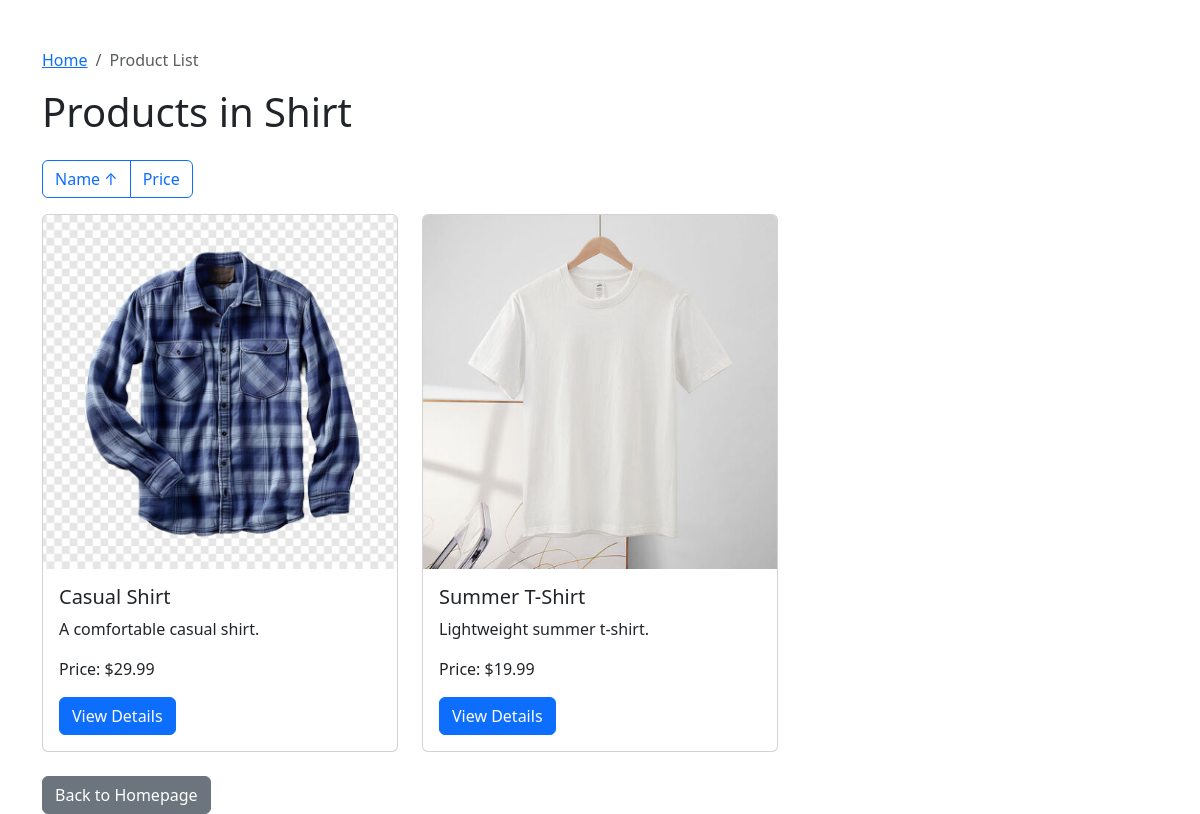
The page /products/28/ on the database its author committed.
### myapp/models.py (models this page shows, shortened)
class ProductType(models.Model):
    type_name = models.CharField(max_length=255)

class Product(models.Model):
    name = models.CharField(max_length=255)
    description = models.TextField()
    price = models.DecimalField(max_digits=10, decimal_places=2)
    type = models.ForeignKey(ProductType, on_delete=models.CASCADE)

class ProductImage(models.Model):
    product = models.ForeignKey(Product, on_delete=models.CASCADE)
    image_url = models.URLField()

### myapp/views.py (the view)
# urls.py: path('products/<int:type_id>/', views.product_list, name='product_list'),  # 次页：产品列表
def product_list(request, type_id):
    product_type = get_object_or_404(ProductType, id=type_id)
    sort_by = request.GET.get('sort_by', 'name')
    order = request.GET.get('order', 'asc')
    if sort_by == 'price':
        if order == 'asc':
            products = Product.objects.filter(type=product_type).order_by('price')
        else:
            products = Product.objects.filter(type=product_type).order_by('-price')
    else:
        if order == 'asc':
            products = Product.objects.filter(type=product_type).order_by('name')
        else:
            products = Product.objects.filter(type=product_type).order_by('-name')
    return render(request, 'product_list.html', {'product_type': product_type, 'products': products, 'view_name': 'product_list', 'sort_by': sort_by, 'order': order})

### templates/product_list.html (shortened to what this page needs)
<!DOCTYPE html>
<html lang="en">
<head>
    <link rel="stylesheet" href="https://cdn.jsdelivr.net/npm/bootstrap@5.3.0/dist/css/bootstrap.min.css">
</head>
<body>
<div class="container mt-5">
    <nav aria-label="breadcrumb">
        <ol class="breadcrumb">
            <li class="breadcrumb-item"><a href="{% url 'homepage' %}">Home</a></li>
            <li class="breadcrumb-item active" aria-current="page">Product List</li>
        </ol>
    </nav>
    <h1 class="mb-4">Products in {{ product_type.type_name }}</h1>
    <div class="row mb-3">
        <div class="col-md-12">
            <div class="btn-group" role="group">
                <a href="?sort_by=name&order={% if sort_by == 'name' and order == 'asc' %}desc{% else %}asc{% endif %}" class="btn btn-outline-primary">
                    Name {% if sort_by == 'name' and order == 'asc' %}↑{% elif sort_by == 'name' and order == 'desc' %}↓{% endif %}
                </a>
                <a href="?sort_by=price&order={% if sort_by == 'price' and order == 'asc' %}desc{% else %}asc{% endif %}" class="btn btn-outline-primary">
                    Price {% if sort_by == 'price' and order == 'asc' %}↑{% elif sort_by == 'price' and order == 'desc' %}↓{% endif %}
                </a>
            </div>
        </div>
    </div>
    <div class="row">
        {% for product in products %}
            <div class="col-md-4 mb-4">
                <div class="card">
                    {% if product.productimage_set.exists %}
                        <img src="/static/images/{{ product.productimage_set.first.image_url }}" class="card-img-top" alt="{{ product.name }}">
                    {% endif %}
                    <div class="card-body">
                        <h5 class="card-title">{{ product.name }}</h5>
                        <p class="card-text">{{ product.description }}</p>
                        <p class="card-text">Price: ${{ product.price }}</p>
                        <a href="{% url 'product_detail' product.id %}" class="btn btn-primary">View Details</a>
                    </div>
                </div>
            </div>
        {% endfor %}
    </div>
    <a href="{% url 'homepage' %}" class="btn btn-secondary">Back to Homepage</a>
</div>
</body>
</html>

### rows shown on the page
ProductType: type_name "Shirt"
Product: productimage_set.first.image_url (picture), name "Casual Shirt", description "A comfortable casual shirt.", price "29.99"
Product: productimage_set.first.image_url (picture), name "Summer T-Shirt", description "Lightweight summer t-shirt.", price "19.99"
